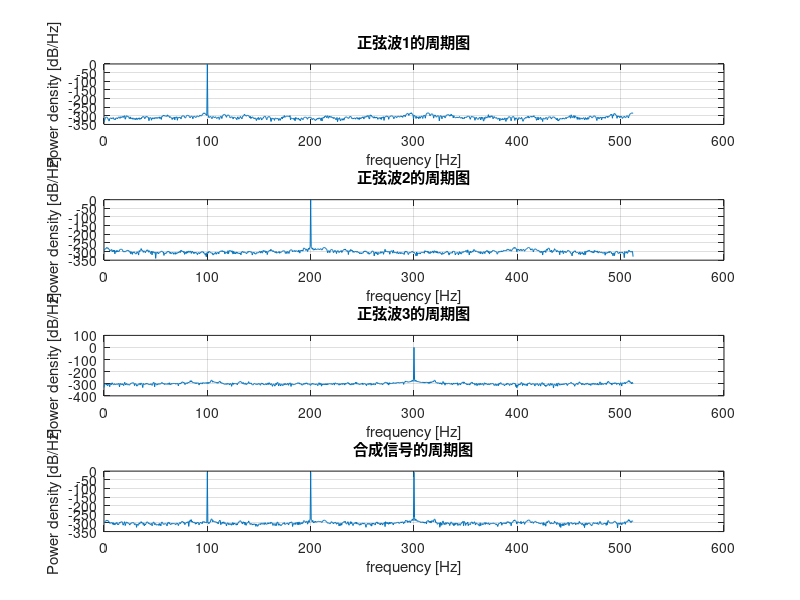
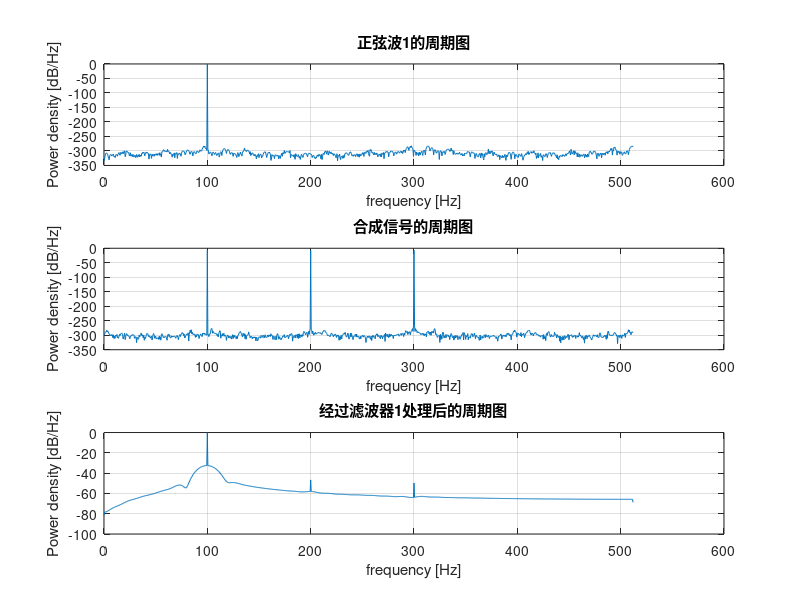
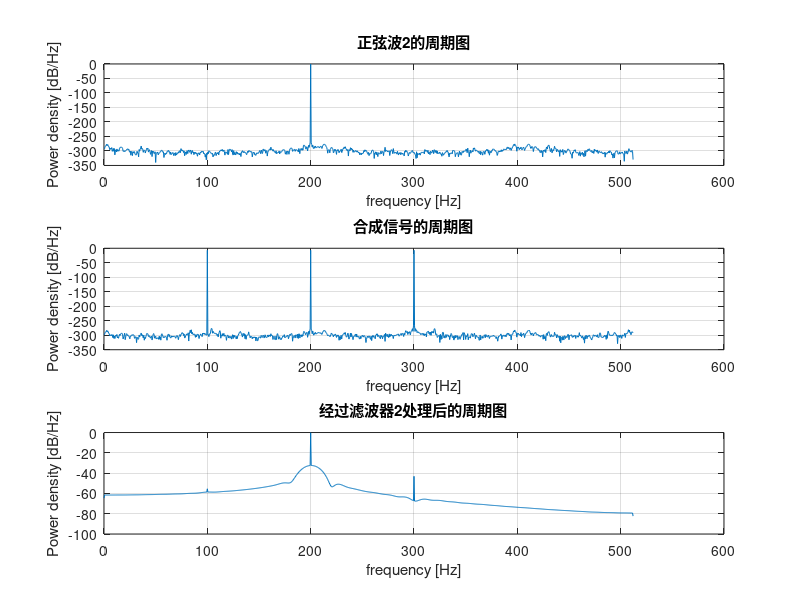
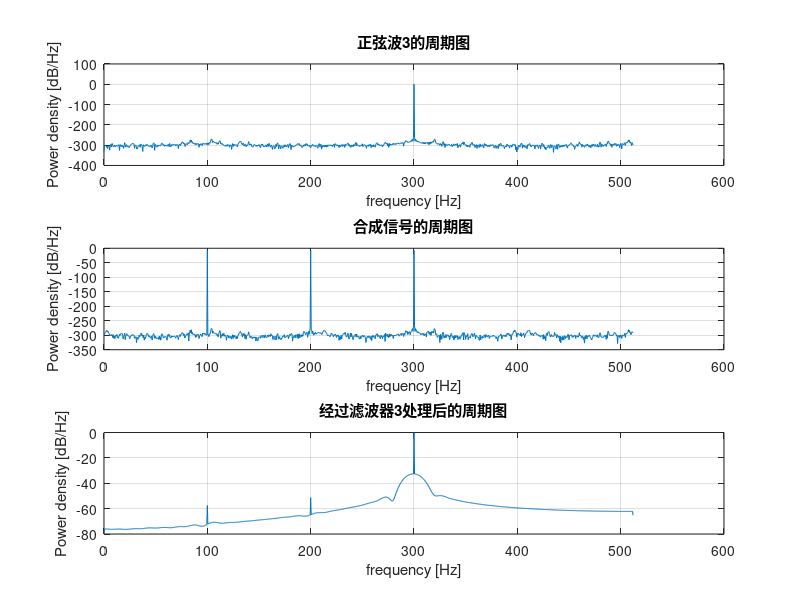

Reproduce these figures in MATLAB, in order.
% 生成合成信号
fs = 1024;  % 采样频率
t = (0:2047) / fs;  % 时间向量

f1 = 100;            % 正弦波1的频率     
phi1 = 0;            % 正弦波1的相位
f2 = 200;            % 正弦波2的频率
phi2 = pi/6*180;     % 正弦波2的相位
f3 = 300;            % 正弦波3的频率
phi3 = pi/4*180;     % 正弦波3的相位
signal1 = sin(2*pi*f1*t + phi1);   % 正弦波1
signal2 = sin(2*pi*f2*t + phi2);   % 正弦波2
signal3 = sin(2*pi*f3*t + phi3);   % 正弦波3

n=48;  % order 阶数

combined_signal = signal1 + signal2 + signal3;  % 合成信号

% 归一化合成信号
combined_signal = combined_signal / max(abs(combined_signal));

% 设计并应用滤波器，并显示周期图
figure;

% 输入信号的周期图
subplot(4, 1, 1);
periodogram(signal1, [], [], fs);
title('正弦波1的周期图');

subplot(4, 1, 2);
periodogram(signal2, [], [], fs);
title('正弦波2的周期图');

subplot(4, 1, 3);
periodogram(signal3, [], [], fs);
title('正弦波3的周期图');

subplot(4, 1, 4);
periodogram(combined_signal, [], [], fs);
title('合成信号的周期图');

% 设计并应用滤波器，显示经过滤波后的周期图
figure;

% 滤波器1：通过正弦波1
lowpass_filter1 = fir1(n, f1/(fs/2), 'low');
filtered_signal1 = filter(lowpass_filter1, 1, combined_signal);

lowpass_filter1_ = fir1(n, f1/(fs/2), 'high');
filtered_signal1 = filter(lowpass_filter1_, 1, filtered_signal1);
% 归一化滤波后的信号
filtered_signal1 = filtered_signal1 / max(abs(filtered_signal1));

subplot(3, 1, 1);
periodogram(signal1, [], [], fs);
title('正弦波1的周期图');

subplot(3, 1, 2);
periodogram(combined_signal, [], [], fs);
title('合成信号的周期图');

subplot(3, 1, 3);
periodogram(filtered_signal1, [], [], fs);
title('经过滤波器1处理后的周期图');

% 滤波器2：通过正弦波2
lowpass_filter2 = fir1(n, f2/(fs/2), 'low');
filtered_signal2 = filter(lowpass_filter2, 1, combined_signal);

lowpass_filter2_ = fir1(n, f2/(fs/2), 'high');
filtered_signal2 = filter(lowpass_filter2_, 1, filtered_signal2);
% 归一化滤波后的信号
filtered_signal2 = filtered_signal2 / max(abs(filtered_signal2));

figure;
subplot(3, 1, 1);
periodogram(signal2, [], [], fs);
title('正弦波2的周期图');

subplot(3, 1, 2);
periodogram(combined_signal, [], [], fs);
title('合成信号的周期图');

subplot(3, 1, 3);
periodogram(filtered_signal2, [], [], fs);
title('经过滤波器2处理后的周期图');

% 滤波器3：通过正弦波3
lowpass_filter3 = fir1(n, f3/(fs/2), 'low');
filtered_signal3 = filter(lowpass_filter3, 1, combined_signal);

lowpass_filter3_ = fir1(n, f3/(fs/2), 'high');
filtered_signal3 = filter(lowpass_filter3_, 1, filtered_signal3);
% 归一化滤波后的信号
filtered_signal3 = filtered_signal3 / max(abs(filtered_signal3));

figure;
subplot(3, 1, 1);
periodogram(signal3, [], [], fs);
title('正弦波3的周期图');

subplot(3, 1, 2);
periodogram(combined_signal, [], [], fs);
title('合成信号的周期图');

subplot(3, 1, 3);
periodogram(filtered_signal3, [], [], fs);
title('经过滤波器3处理后的周期图');

